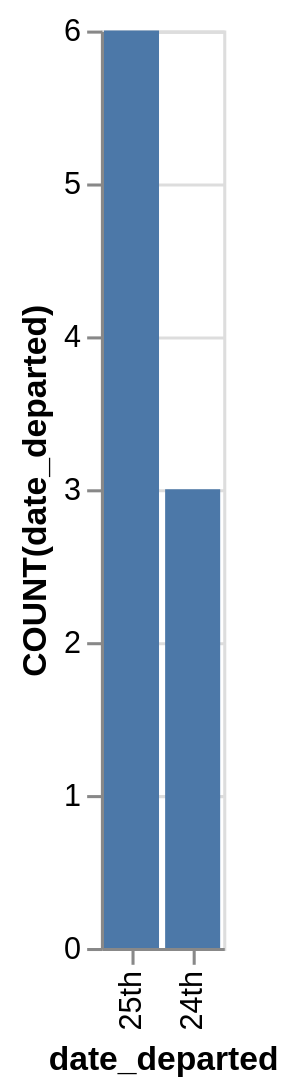

Write a Vega-Lite specification for this figure.
### Vega-Lite specification from a JSON file in a GitHub repository (floating-point values rounded to 4 significant figures)
{"data": {"values": [{"x_data": "24th", "y_data": 3}, {"x_data": "25th", "y_data": 6}]}, "mark": "bar", "encoding": {"x": {"field": "x_data", "type": "nominal", "title": "date_departed", "sort": "descending"}, "y": {"field": "y_data", "type": "quantitative", "title": "COUNT(date_departed)"}}}
